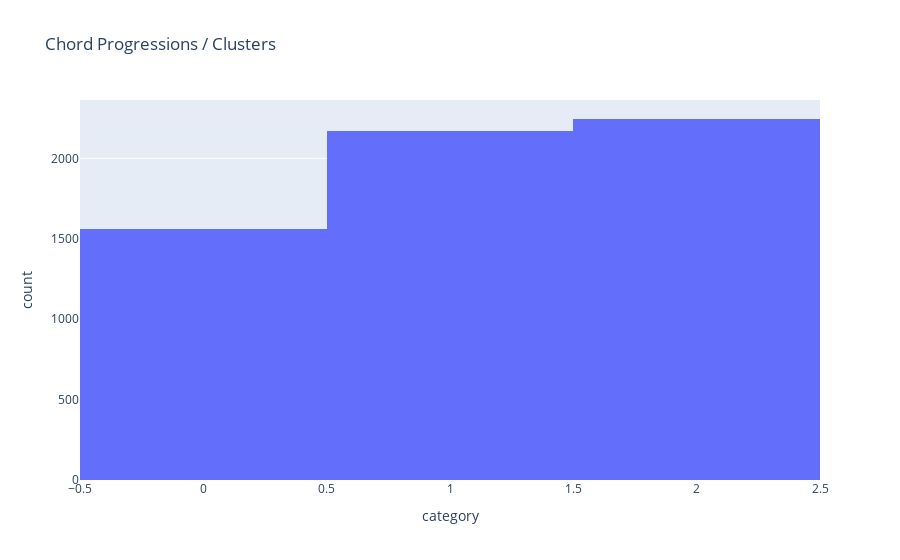

Notebook source saved alongside this figure:
### Code cell
fig = px.histogram(df, x="category", title='Chord Progressions / Clusters')
fig.show()

### Figure 1 — Plotly figure (JSON) as saved in the notebook; plotly's stock layout.template omitted (floating-point values rounded to 4 significant figures; data arrays with more than 128 entries replaced by an {"elided": "..."} marker saying what was removed)
{"data": [{"alignmentgroup": "True", "bingroup": "x", "hovertemplate": "category=%{x}<br>count=%{y}<extra></extra>", "legendgroup": "", "marker": {"color": "#636efa", "pattern": {"shape": ""}}, "name": "", "offsetgroup": "", "orientation": "v", "showlegend": false, "type": "histogram", "x": {"elided": "5980 int values"}, "xaxis": "x", "yaxis": "y"}], "layout": {"autosize": true, "barmode": "relative", "legend": {"tracegroupgap": 0}, "title": {"text": "Chord Progressions / Clusters"}, "xaxis": {"anchor": "y", "autorange": true, "domain": [0, 1], "range": [-0.5, 2.5], "title": {"text": "category"}, "type": "linear"}, "yaxis": {"anchor": "x", "autorange": true, "domain": [0, 1], "range": [0, 2363.0], "title": {"text": "count"}}}}
